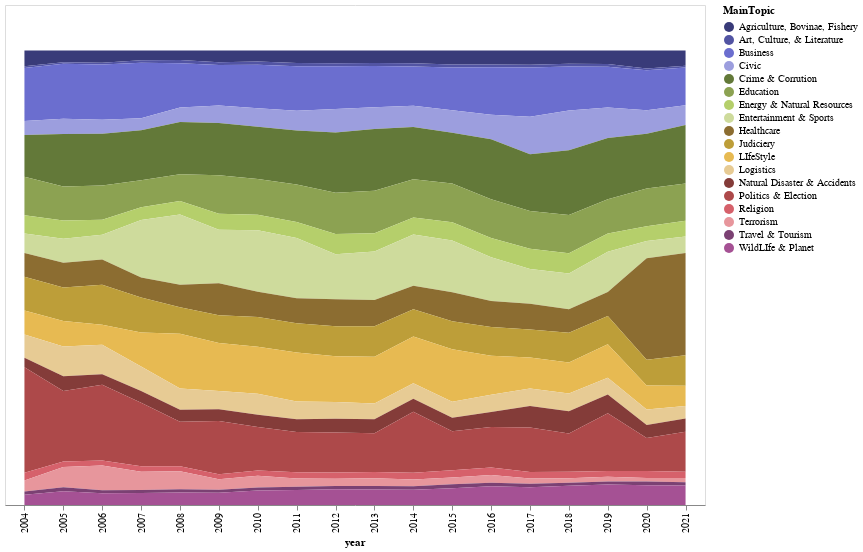

Here is the notebook cell this chart was saved with:
### Code cell
source = df_Report1

alt.Chart(source).mark_area().encode(
    #alt.X('year:T',
    #    axis=alt.Axis(format='%Y', domain=True, tickSize=0)
    #),
    alt.X('year:N'),
    alt.Y('sum(cnt_normalized):Q', stack='center', axis=None),
    alt.Color('MainTopic:N', scale=alt.Scale(scheme='category20b')
    )
).properties(
    width=700,
    height=500
)

### Figure 1 — Vega-Lite specification as saved in the notebook (floating-point values rounded to 4 significant figures; data arrays with more than 128 entries replaced by an {"elided": "..."} marker saying what was removed)
{"config": {"view": {"continuousWidth": 400, "continuousHeight": 300}}, "data": {"name": "data-a385aca76a5f7285d2cd09d25ec3ee6c"}, "mark": "area", "encoding": {"color": {"field": "MainTopic", "scale": {"scheme": "category20b"}, "type": "nominal"}, "x": {"field": "year", "type": "nominal"}, "y": {"aggregate": "sum", "axis": null, "field": "cnt_normalized", "stack": "center", "type": "quantitative"}}, "height": 500, "width": 700, "$schema": "https://vega.github.io/schema/vega-lite/v4.17.0.json", "datasets": {"data-a385aca76a5f7285d2cd09d25ec3ee6c": {"elided": "324 records"}}}
